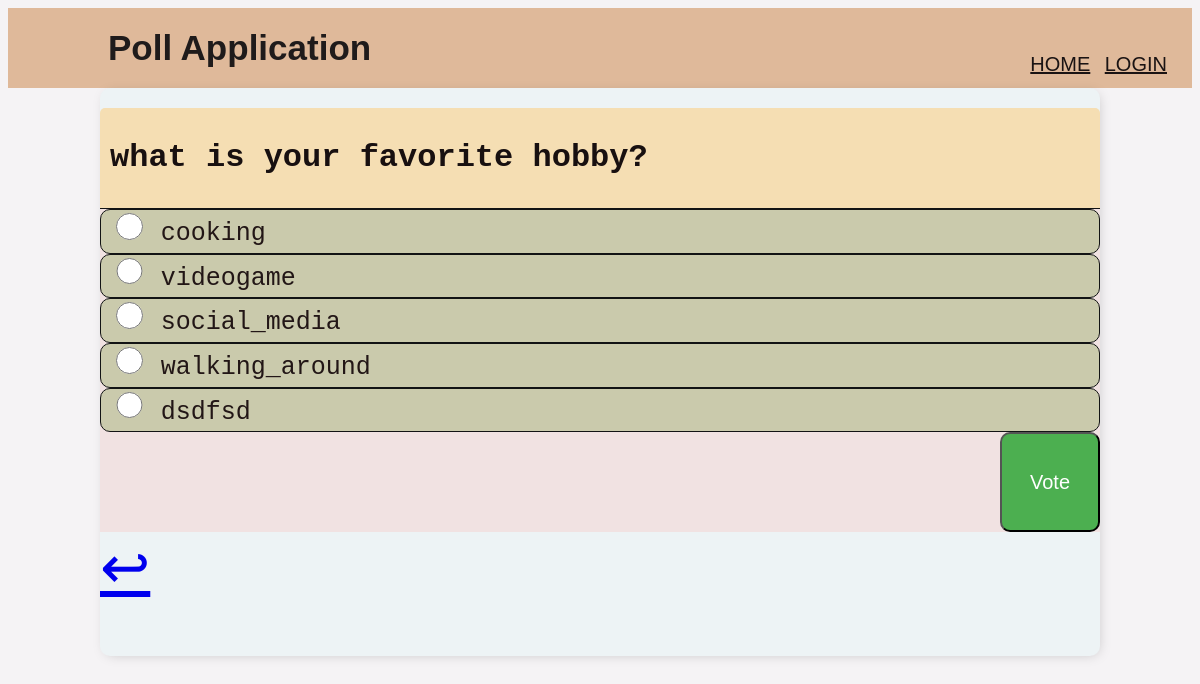
/6/, run on the app's committed database.
### polls/models.py (models this page shows)
class Question(models.Model):
    question_text = models.CharField(max_length=200)
    pub_date = models.DateTimeField(auto_now_add= True)

class Choice(models.Model):
    question = models.ForeignKey(Question, on_delete=models.CASCADE, null=True, blank=True)
    choice_text = models.CharField(max_length=200)
    votes = models.IntegerField(default=0)

### polls/views.py (the view)
# urls.py: path('<int:pk>/', views.DetailView.as_view(), name='detail'),
class DetailView(generic.DetailView):
    model = Question
    template_name = 'polls/detail.html'

### polls/templates/polls/detail.html (shortened to what this page needs)
{% extends 'polls/base.html' %} {% block content %}
<div class= 'header-bar' >
    <h1>{{ question.question_text }}</h1>
</div>
<form action="{% url 'polls:vote' question.id %}" method="post">
<div class = 'quest-wrapper'>
{% for choice in question.choice_set.all %}
<div id="quest">
    <input type="radio" name="choice" id="choice{{ forloop.counter }}" value="{{ choice.id }}">
    <label for="choice{{ forloop.counter }}">{{ choice.choice_text }}</label><br>
</div>
{% endfor %}
<input id = "button" type="submit" value="Vote">
</form>
</div>
<a href="{% url 'polls:index' %}" style='font-size:60px;'>&#8617;</a>
{% endblock content %}

### polls/templates/polls/base.html (style rules this page uses)
body { background-color: rgb(245, 243, 245); font-family: "courier new", monospace; padding-top: 0px; }
.header-bar { justify-content: space-between; color: rgb(24, 16, 16); padding: 10px; border-radius: 5px 5px 0 0; background:wheat; }
#quest { background-color: #cacaac; color: rgb(34, 22, 22); font-size: 25px; border: #121314 1px solid; padding-left: 10px; border-radius: 10px; padding-bottom: 5px; }
input[type = radio] { border: 5px; width: 2em; height: 2em; }
.quest-wrapper { align-items: center; justify-content: space-between; background-color: rgb(241, 226, 226); border-top: 1px solid #121314; overflow: hidden; }
#button { float: right; background-color: #4CAF50; border-radius: 10px; color: white; padding: 5px 5px; text-align: center; text-decoration: none; display: inline-block; font-size: 20px; }
input[type=submit] { width: 5em; height: 5em; font-size: 15px; }

### data on the page
Question: question_text "what is your favorite hobby?"
Choice: choice_text "cooking"
Choice: choice_text "videogame"
Choice: choice_text "social_media"
Choice: choice_text "walking_around"
Choice: choice_text "dsdfsd"
